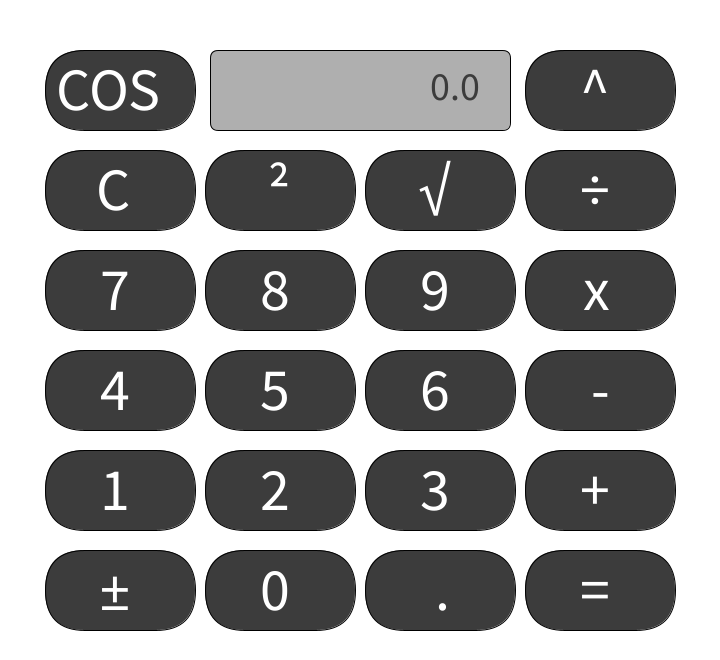
Frame 1 (no input)
Frame 60 (the mouse pressed at the canvas centre just before this capture): identical to frame 1, image omitted
Frame 120 (the mouse held since frame 60 and released just before this capture): identical to frame 1, image omitted

The Processing sketch that drew this single still picture (run headless with seeded random() and noise(); from frame 60 on, the mouse is pressed at the canvas centre):

// Processing sketch: Calclulator
// ── Calclulator.pde
// Ty Burbidge | Sep 14 2026 | Calculator
// Color Palette #423F36 #FFF3AF #BAA58
String displayVal;
float l, r, result;
char op;
boolean left;
boolean newEntry;
Button[] numButtons = new Button[10];
Button[] opButtons = new Button[12];

void setup() {
  size(720, 660);
  displayVal = "0.0";
  l = 0.0;
  r = 0.0;
  result = 0.0;
  newEntry = true;
  op = ' ';
  left = true;
  numButtons[0] = new Button(210, 560, '0');
  numButtons[1] = new Button(50, 460, '1');
  numButtons[2] = new Button(210, 460, '2');
  numButtons[3] = new Button(370, 460, '3');
  numButtons[4] = new Button(50, 360, '4');
  numButtons[5] = new Button(210, 360, '5');
  numButtons[6] = new Button(370, 360, '6');
  numButtons[7] = new Button(50, 260, '7');
  numButtons[8] = new Button(210, 260, '8');
  numButtons[9] = new Button(370, 260, '9');
  opButtons[0] = new Button(370, 560, '.');
  opButtons[1] = new Button(50, 560, '±');
  opButtons[2] = new Button(50, 160, 'C');
  opButtons[3] = new Button(530, 560, '=');
  opButtons[4] = new Button(530, 460, '+');
  opButtons[5] = new Button(530, 360, '-');
  opButtons[6] = new Button(530, 260, 'x');
  opButtons[7] = new Button(530, 160, '÷');
  opButtons[8] = new Button(50, 60, 'c');
  opButtons[9] = new Button(530, 60, '^');
  opButtons[10] = new Button(210, 160, '²');
  opButtons[11] = new Button(370, 160, '√');
}

void draw() {
  background(255);
  updateDisplay();
  for (int i = 0; i<numButtons.length; i++) {
    numButtons[i].display();
    numButtons[i].mouseOver(mouseX, mouseY);
  }
  for (int i = 0; i<opButtons.length; i++) {
    opButtons[i].display();
    opButtons[i].mouseOver(mouseX, mouseY);
  }
}

void updateDisplay() {
  //background shape
  rectMode(CENTER);
  fill(175);
  rect(width/2, height-570, width-420, 80, 8);
  //Overlay text
  fill(60);
  textAlign(RIGHT);
  textSize(40);
  text(displayVal, width-240, 100);
  textSize(60);
}

void mouseReleased() {
  //update display with button clicked by user
  for (int i = 0; i < numButtons.length; i++) {
    if (numButtons[i].hover) {
      handleEvent(numButtons[i].val, true);
    }
  }
  //Add values if not




  // loop through opButtons
  for (int i = 0; i < opButtons.length; i++) {
    if (opButtons[i].hover == true) {
      char clicked = opButtons[i].val;

      if (clicked == '=') {
        performCalc();
      } else if (clicked == '+' || clicked == '-' ||
        clicked == 'x' || clicked == '÷' || clicked == '^') {
        op = clicked;
        left = false;
        newEntry = true;
        displayVal = str(op);
      } else if (clicked == 'C') {
        l = 0.0;
        r=0.0;
        result=0.0;
        op = ' ';
        left = true;
        newEntry= true;
        displayVal = "0.0";
      } else if (clicked == '√') {
        if (left == true) {
          l = sqrt(l);
          displayVal = str(l);
        } else {
          r = sqrt(r);
          displayVal = str(r);
        }
      } else if (clicked == '²') {
        if (left == true) {
          l = sq(l);
          displayVal = str(l);
        } else {
          r = sq(r);
          displayVal = str(r);
        }
      } else if (clicked == 'c') {
        if (left == true) {
          l = cos(l);
          displayVal = str(l);
        } else {
          r = cos(r);
          displayVal = str(r);
        }
      } else if (clicked == '±') {
        if (left == true) {
          l = (l*-1);
          displayVal = str(l);
        } else {
          r = (r*-1);
          displayVal = str(r);
        }
      } else if (clicked == '.') {
        if (!displayVal.contains(".")) {
          if (left == true) {
            displayVal += ".";
            l = float(displayVal);
          } else {
            displayVal += ".";
            r = float(displayVal);
          }
        }
      }
    }
  }
  printState();
}

void printState() {
  println(
    "l; " + l +
    " | r; " + r +
    " | result: " + result +
    " | left: " + left +
    " | op: " + op +
    " | display: " + displayVal
    );
}

void performCalc() {
  if (op == '+') {
    result = l + r;
  } else if (op == '-') {
    result = l - r;
  } else if (op == '÷') {
    if (r == 0) {
      displayVal = "ERROR";
      newEntry = true;
      return;
    }
    result = l / r;
  } else if (op == 'x') {
    result = l * r;
  } else if (op == '^') {
    result = pow(l, r);
  } else {
    return;
  }

  displayVal = str(result);
  l = result;
  r = 0.0;
  left = true;
  newEntry = true;
}

void keyPressed() {
  if (key == '1') {
    println("You hit 1" + keyCode);
    handleEvent('1', true);
  }else if (key == '2') {
    println("You hit 2" + keyCode);
    handleEvent('2', true);
  }else if (key == '3') {
    println("You hit 3" + keyCode);
    handleEvent('3', true);
  } else if (key == '4') {
    println("You hit 4" + keyCode);
    handleEvent('4', true);
  } else if (key == '5') {
    println("You hit 5" + keyCode);
    handleEvent('5', true);
  } else if (key == '6') {
    println("You hit 6" + keyCode);
    handleEvent('6', true);
  } else if (key == '7') {
    println("You hit 7" + keyCode);
    handleEvent('7', true);
  } else if (key == '8') {
    println("You hit 8" + keyCode);
    handleEvent('8', true);
  } else if (key == '9') {
    println("You hit 9" + keyCode);
    handleEvent('9', true);
  } else if (key == '0') {
    println("You hit 0" + keyCode);
    handleEvent('0', true);
  } else if (keyCode == 45) {
    println("You hit -" + keyCode);
    handleEvent('-', false);
  }
}

void handleEvent(char val, boolean isNum) {
  if (isNum == true) {
    String digit = str(val);

    if (newEntry || displayVal.equals("0.0")) {
      // Replace value if 0.0
      displayVal=digit;
      newEntry = false;
    } else {
      displayVal += digit;
    }

    if (left == true) {
      l = float(displayVal);
    } else {
      r = float(displayVal);
    }
  } else {
    // other stuff
  }
}

// ── Button.pde
class Button {
  // Member Variables
  float x, y, w, h;
  color c1, c2;
  char val;
  boolean hover;

  // Constructor
  Button(float x, float y, char val) {
    this.x = x+70;
    this.y = y+30;
    w = 150;
    h = 80;
    c1 = color(60);
    c2 = color(177);
    this.val = val;
    hover = false;
  }

  //Member Methods
  void display() {
    if(hover == true){
      fill(c2);
    } else {
      fill(c1);
    }
    rectMode(CENTER);
    rect(x,y,w,h,50);
    fill(255);
    if(val == 'c') {
      text("COS",x+40,y+20);
    } else {
    text(val,x+10,y+20);
  }
  }
  void mouseOver(float tempX, float tempY ) {
    if(tempX > x-w/2 && tempX < x+w/2 && tempY > y-h/2 && tempY < y+h/2) {
      hover = true;
    } else {
      hover = false;
    }
  }
}
